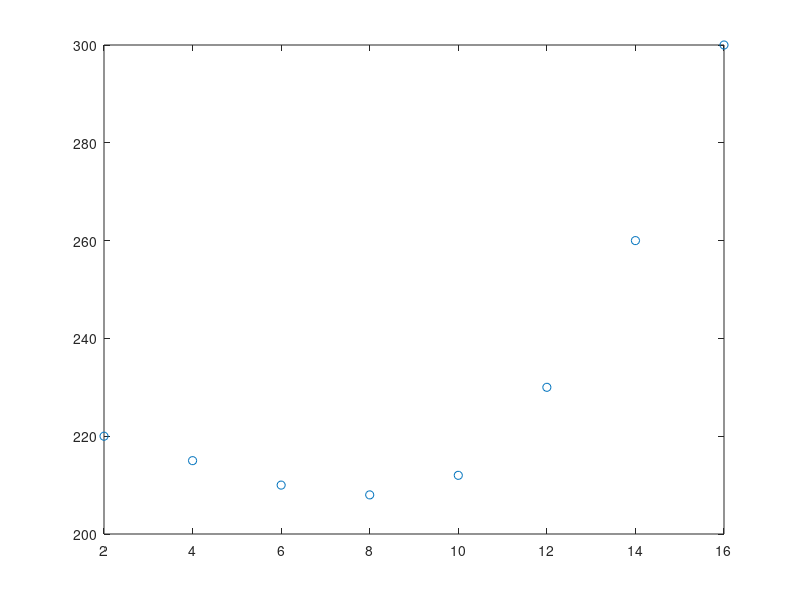
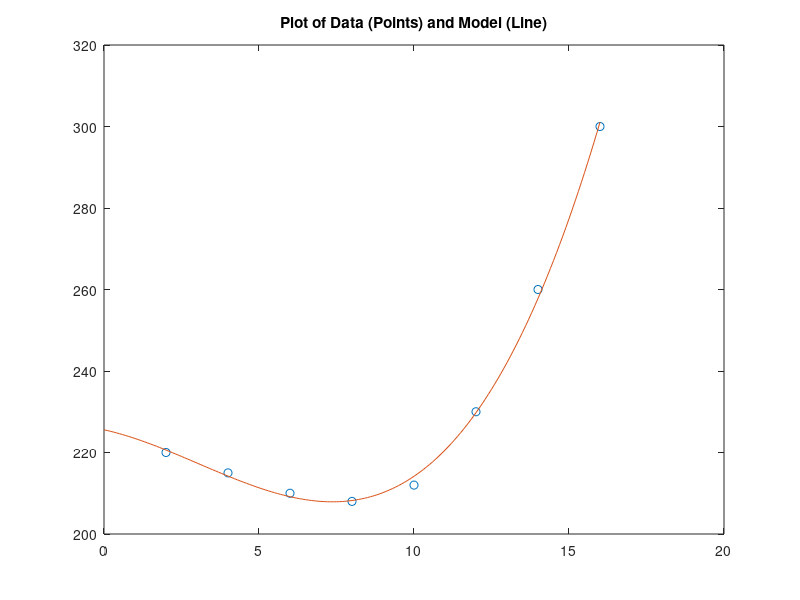

MATLAB code to generate these figures, in order:
velocity = [2 4 6 8 10 12 14 16];
power = [220  215 210  208 212 230 260 300];

plot(velocity, power, 'o');

p = polyfit(velocity,power,3);

t2 = 0:0.1:16;
y2 = polyval(p,t2);

figure
plot(velocity,power,'o',t2,y2)
title('Plot of Data (Points) and Model (Line)')